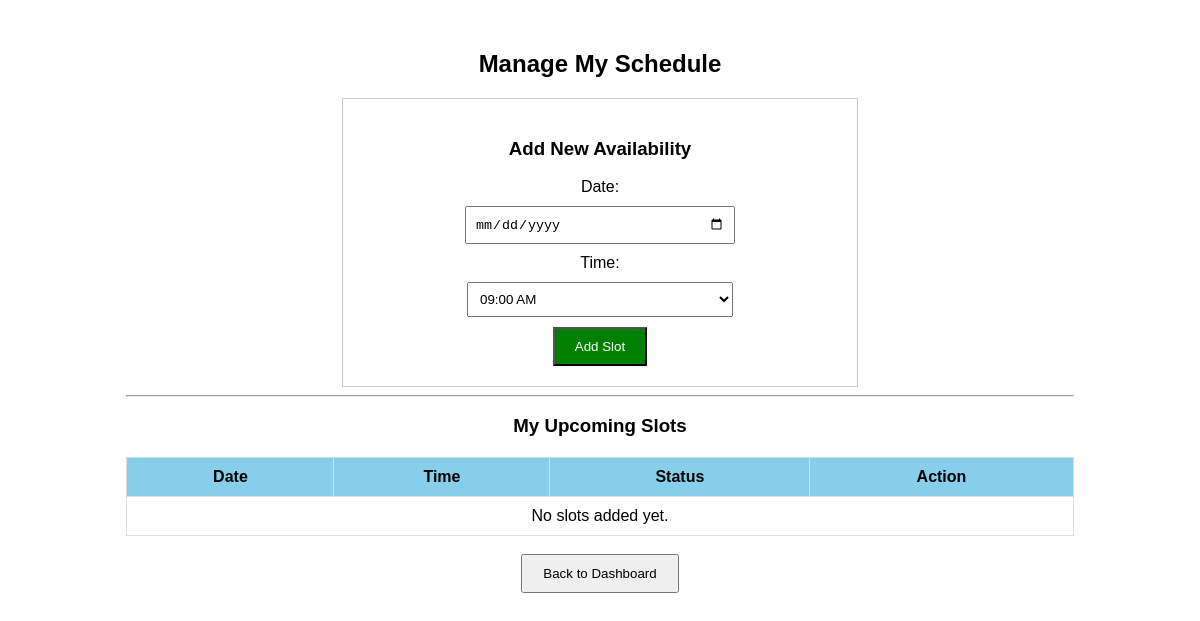
Before: /View/vw_tutor/v_manage_schedule.php (signed in) with the older database file.
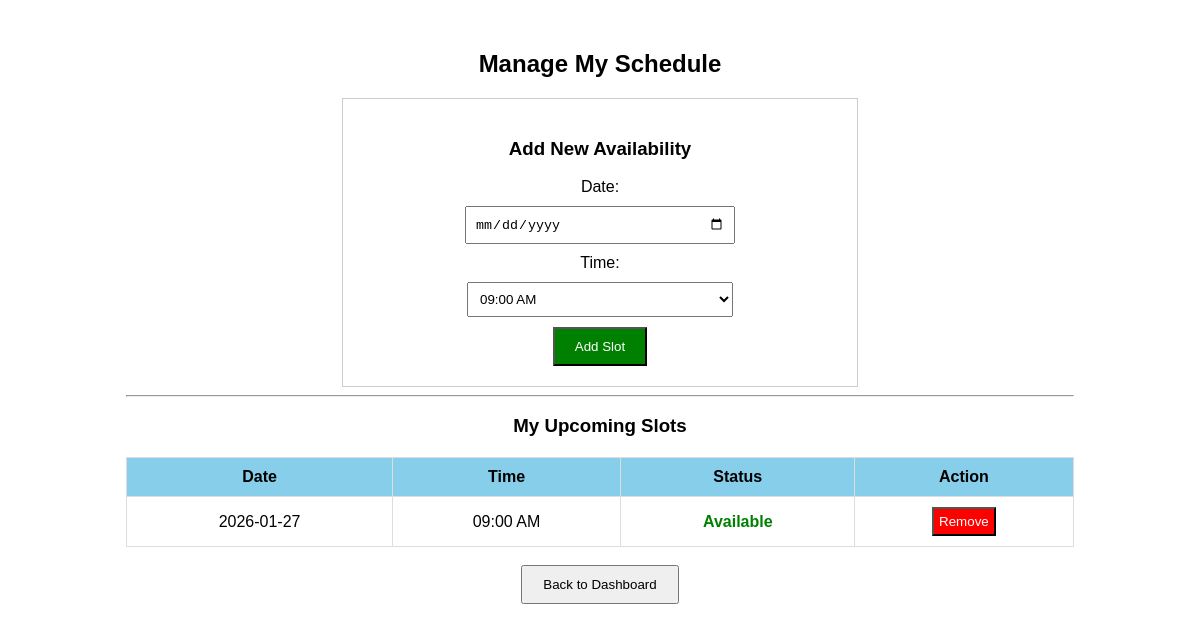
After: the same page with the newer database file.
### tables this page shows
CREATE TABLE `session_schedules` (
  `id` int(11) NOT NULL,
  `tutor_id` int(11) NOT NULL,
  `date` date NOT NULL,
  `time_slot` varchar(50) NOT NULL,
  `status` enum('available','booked') NOT NULL DEFAULT 'available'
);

### Model/m_session.php (called while the page is built, shortened)
<?php
function getTutorSlots($tutor_id) {
    $conn = dbConnect();
    $sql = "SELECT * FROM session_schedules WHERE tutor_id='$tutor_id' ORDER BY date, time_slot ASC";
    $result = mysqli_query($conn, $sql);
    $slots = [];
    if ($result) {
        while($row = mysqli_fetch_assoc($result)) {
            $slots[] = $row;
        }
    }
    return $slots;
}
?>

### View/vw_tutor/v_manage_schedule.php (the view, shortened to what this page needs)
<?php
require_once("../../Model/m_session.php");
$mySlots = getTutorSlots($_SESSION['user_id']);
?>
<!DOCTYPE html>
<html>
<head>
    <link rel="stylesheet" href="../v_css/common.css">
</head>
<body>
    <div class="container">
        <h2>Manage My Schedule</h2>
        <form action="../../Controller/c_session.php" method="POST" style="border:1px solid #ccc; padding:20px; width:50%; margin:0 auto;">
            <h3>Add New Availability</h3>
            <label>Date:</label>
            <input type="date" name="date" required min="<?php echo date('Y-m-d'); ?>">
            <label>Time:</label>
            <select name="time_slot" style="display:block; margin:10px auto; padding:8px; width:266px;">
                <option value="09:00 AM">09:00 AM</option>
            </select>
            <button type="submit" name="add_slot" style="background-color:green; color:white;">Add Slot</button>
        </form>
        <hr>
        <h3>My Upcoming Slots</h3>
        <table>
            <thead>
                <tr>
                    <th>Date</th>
                    <th>Time</th>
                    <th>Status</th>
                    <th>Action</th>
                </tr>
            </thead>
            <tbody>
                <?php if(count($mySlots) > 0): ?>
                    <?php foreach($mySlots as $slot): ?>
                        <tr>
                            <td><?php echo $slot['date']; ?></td>
                            <td><?php echo $slot['time_slot']; ?></td>
                            <td class="<?php echo $slot['status']; ?>"><?php echo ucfirst($slot['status']); ?></td>
                            <td>
                                <?php if($slot['status'] == 'available'): ?>
                                    <form action="../../Controller/c_session.php" method="POST">
                                        <button type="submit" name="delete_slot" style="background-color:red; color:white; padding:5px;">Remove</button>
                                    </form>
                                <?php else: ?>
                                    <span>Booked (Cannot Delete)</span>
                                <?php endif; ?>
                            </td>
                        </tr>
                    <?php endforeach; ?>
                <?php else: ?>
                    <tr><td colspan="4">No slots added yet.</td></tr>
                <?php endif; ?>
            </tbody>
        </table>
        <br>
        <button onclick="location.href='v_tutor_home.php'">Back to Dashboard</button>
    </div>
</body>
</html>

### View/v_css/common.css (style rules this page uses)
body { font-family: sans-serif; text-align: center; margin-top: 50px; }
input, select, textarea { display: block; margin: 10px auto; padding: 8px; width: 250px; }
button { padding: 10px 20px; cursor: pointer; }

### View/vw_tutor/v_manage_schedule.php (style rules this page uses)
.container { width: 80%; margin: 20px auto; text-align: center; }
table { width: 100%; border-collapse: collapse; margin-top: 20px; }
th, td { border: 1px solid #ddd; padding: 10px; }
th { background-color: skyblue; }
.available { color: green; font-weight: bold; }

Changed rows visible on the page:
added session_schedules: date "2026-01-27", time_slot "09:00 AM", status "Available"
Other visible differences:
text no longer shown: "No slots added yet."
